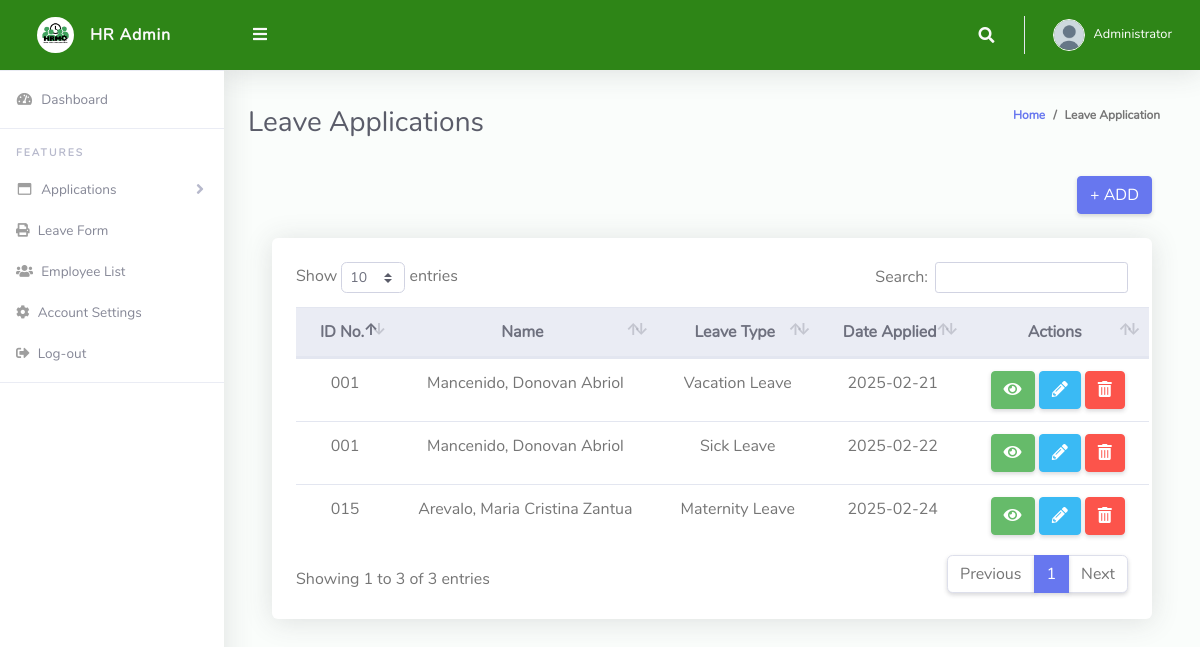
Screenshot of /pages/applications.php (signed in) with the database file from the repository.
### tables this page shows
CREATE TABLE `leaveapplication` (
  `index_no` int(11) NOT NULL,
  `employee_id` varchar(10) NOT NULL,
  `leavetype` varchar(50) NOT NULL,
  `dateapplied` date NOT NULL,
  `startdate` date NOT NULL,
  `enddate` date NOT NULL,
  `numofdays` int(100) NOT NULL,
  `file` blob DEFAULT NULL
);

CREATE TABLE `employee` (
  `employee_id` varchar(3) NOT NULL,
  `fname` varchar(50) NOT NULL,
  `midname` varchar(50) DEFAULT NULL,
  `lname` varchar(50) NOT NULL,
  `extname` varchar(10) DEFAULT NULL,
  `gender` varchar(10) NOT NULL,
  `position` varchar(100) NOT NULL,
  `office` varchar(100) NOT NULL
);

### function/leavefunctions/fetchleave.php (the view)
<?php
    include '../database/db_connect.php';
    $result = $conn->query("SELECT * FROM employee, leaveapplication WHERE employee.employee_id = leaveapplication.employee_id");
    while ($row = $result->fetch_assoc()) {
        $full_name = "{$row['lname']}, {$row['fname']} {$row['extname']} {$row['midname']}";
        echo "<tr class='text-center'>";
        echo "<td>{$row['employee_id']}</td>";
        echo "<td>{$full_name}</td>";
        echo "<td>{$row['leavetype']}</td>";
        echo "<td>{$row['dateapplied']}</td>";
        echo "<td>
                <button class='btn btn-success text-white viewLeaveBtn'
                    data-indexno='{$row['index_no']}'
                    data-employee_id='{$row['employee_id']}'
                    data-fullname = '{$full_name}'
                    data-lname='{$row['lname']}'
                    data-fname='{$row['fname']}'
                    data-midname='{$row['midname']}'
                    data-extname='{$row['extname']}'
                    data-position='{$row['position']}'
                    data-office='{$row['office']}'
                    data-gender='{$row['gender']}'
                    data-leavetype='{$row['leavetype']}'
                    data-dateapplied='{$row['dateapplied']}'
                    data-startdate='{$row['startdate']}'
                    data-enddate='{$row['enddate']}'
                    data-numdays='{$row['numofdays']}'
                    data-file='{$row['file']}'
                    data-toggle='modal'
                    data-target='#viewLeaveModal'>
                    <i class='fas fa-eye'></i>
                </button>
                <button class='btn btn-info' data-toggle='modal' data-target='#editLeaveModal'
                    data-indexno= '{$row['index_no']}'
                    data-employee_id='{$row['employee_id']}'
                    data-lname='{$row['lname']}'
                    data-fname='{$row['fname']}'
                    data-midname='{$row['midname']}'
                    data-extname='{$row['extname']}'
                    data-position='{$row['position']}'
                    data-office='{$row['office']}'
                    data-gender='{$row['gender']}'
                    data-leavetype='{$row['leavetype']}'
                    data-dateapplied='{$row['dateapplied']}'
                    data-startdate='{$row['startdate']}'
                    data-enddate='{$row['enddate']}'
                    data-numdays='{$row['numofdays']}'
                    data-file='{$row['file']}'>
                    <i class='fas fa-pencil-alt'></i>
                </button>
                <button class='btn btn-danger text-white deletebtn' data-indexno ='{$row['index_no']}'><i class='fas fa-trash-alt'></i></button>
            </td>";
        echo "</tr>";
    }
?>

### pages/applications.php (style rules this page uses)
.table th, .table td { white-space: nowrap; }
.table td { text-align: center; }

### rows the page displays
leaveapplication: employee "001", employee.midname "Mancenido, Donovan Abriol", leavetype "Vacation Leave", dateapplied "2025-02-21"
leaveapplication: employee "001", employee.midname "Mancenido, Donovan Abriol", leavetype "Sick Leave", dateapplied "2025-02-22"
leaveapplication: employee "015", employee.midname "Arevalo, Maria Cristina Zantua", leavetype "Maternity Leave", dateapplied "2025-02-24"
